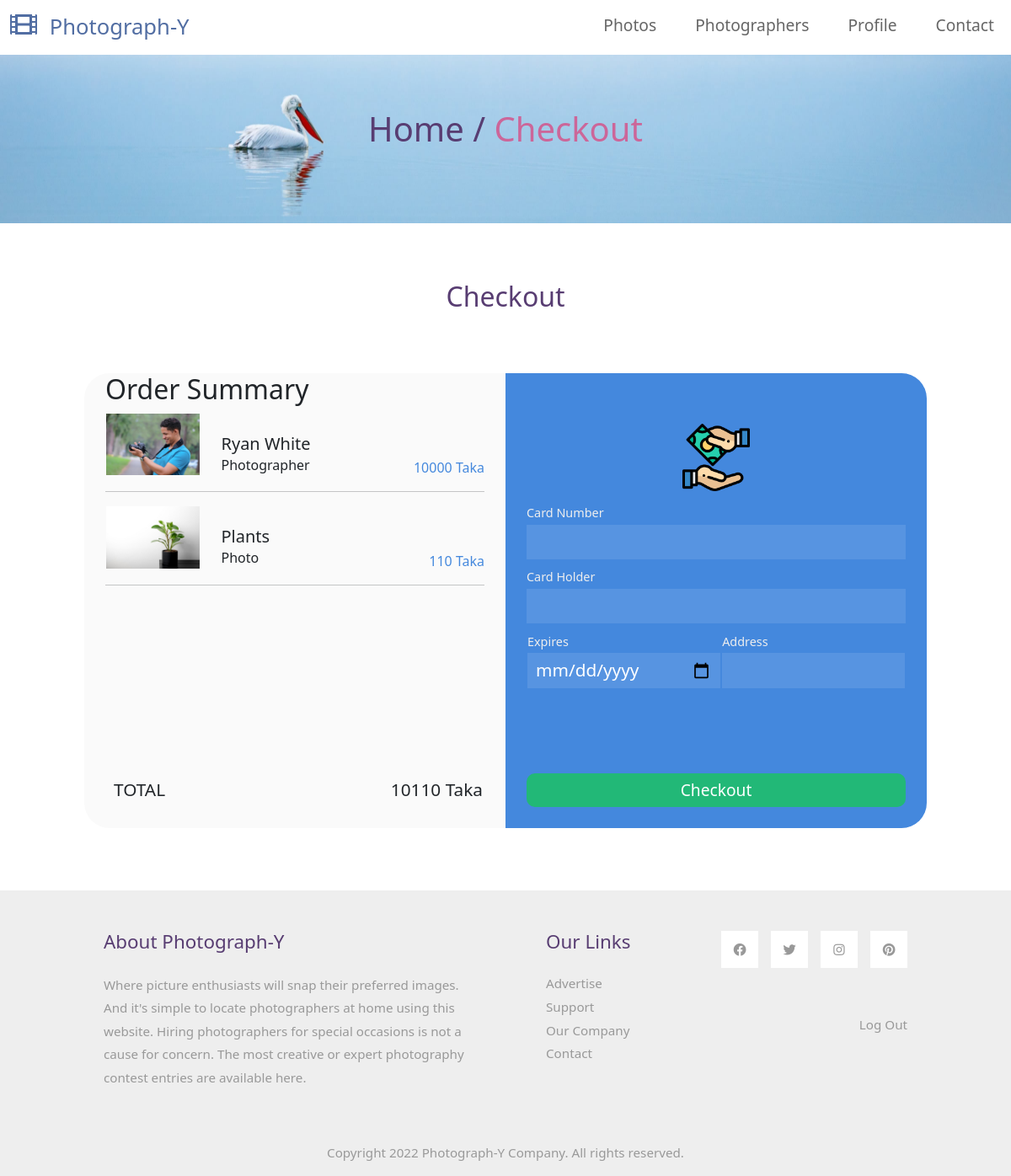
The app's page /customer/checkout.php (signed in) with its own data.
### tables this page shows
CREATE TABLE `cart` (
  `id` int(100) NOT NULL,
  `user_id` int(100) NOT NULL,
  `item_name` varchar(100) NOT NULL,
  `item_cat` varchar(100) NOT NULL,
  `image` text NOT NULL,
  `price` int(100) NOT NULL,
  `date` date NOT NULL,
  `icode` varchar(100) NOT NULL
);

### customer/checkout.php (the view, shortened to what this page needs)
<?php $connection= mysqli_connect('localhost', 'root', '', 'photography'); ?>
<!DOCTYPE html>
<html lang="en">
<head>
    <link rel="stylesheet" href="css/bootstrap.min.css">
    <link rel="stylesheet" href="fontawesome/css/all.min.css">
    <link rel="stylesheet" href="css/style.css">
    <link rel="stylesheet" href="css/style2.css">
</head>
<body>
    <nav class="navbar navbar-expand-lg">
        <div class="container-fluid">
            <a class="navbar-brand" href="index.php">
                <i class="fas fa-film mr-2"></i>
                Photograph-Y
            </a>
            <div class="collapse navbar-collapse" id="navbarSupportedContent">
                <ul class="navbar-nav ml-auto mb-2 mb-lg-0">
                    <li class="nav-item">
                        <a class="nav-link nav-link-1" href="index.php">Photos</a>
                    </li>
                    <li class="nav-item">
                        <a class="nav-link nav-link-2" href="photographer.php">Photographers</a>
                    </li>
                    <li class="nav-item">
                        <a class="nav-link nav-link-3" href="profile.php">Profile</a>
                    </li>
                    <li class="nav-item">
                        <a class="nav-link nav-link-4" href="contact.php">Contact</a>
                    </li>
                </ul>
            </div>
        </div>
    </nav>
    <div class="tm-hero d-flex justify-content-center align-items-center" data-parallax="scroll" data-image-src="img/hero.jpg">
        <h1 class="tm-text-primary mb-4">Home / <span class="tm-text-secondary">Checkout</span></h1>
    </div>
    <div class="container-fluid tm-container-content tm-mt-60">
        <div class="row mb-4">
            <h2 class="col-12 tm-text-primary text-center mt-2 mb-5">
                Checkout
            </h2>
        </div>
        <div class="row tm-mb-74 tm-people-row">
            <div class="col-lg-12" style="justify-content:center;">
                <div class="window mx-auto">
                    <div class="order-info">
                        <div class='order-info-content'>
                            <h2>Order Summary</h2>
                            <?php
                                $user_id = $_SESSION['user_id'];
                                $query= "SELECT * FROM cart where user_id = $user_id";
                                $select_cart= mysqli_query($connection,$query);
                                $grand_total = 0;
                                while($row=mysqli_fetch_assoc($select_cart)){
                                    $db_item_name=$row['item_name'];
                                    $db_item_cat=$row['item_cat'];
                                    $db_price=$row['price'];
                                    $db_image=$row['image'];
                            ?>
                            <table class='order-table'>
                                <tbody>
                                    <tr>
                                        <td><img src='../images/<?php echo $db_image; ?>' class='full-width'>
                                        </td>
                                        <td>
                                            <br> <span class='thin h5'><?php echo $db_item_name; ?></span>
                                            <br> <?php echo $db_item_cat; ?><br>
                                        </td>
                                    </tr>
                                    <tr>
                                        <td>
                                            <div class='price'><?php echo $db_price; ?> Taka</div>
                                        </td>
                                    </tr>
                                </tbody>
                            </table>
                            <hr>
                            <?php
                                    $grand_total += $db_price;
                                }
                            ?>
                            <table class='order-table'>
                                <div class='total'>
                                    <span style='float:left;'>
                                        TOTAL
                                    </span>
                                    <span style='float:right; text-align:right;'>
                                        <?php echo $grand_total; ?> Taka
                                    </span>
                                </div>
                            </table>
                        </div>
                    </div>
                    <div class='credit-info'>
                        <form action="" method="post">
                            <div class='credit-info-content'>
                                <img src='img/checkout.png' height='80' class='credit-card-image' id='credit-card-image'>
                                Card Number
                                <input type="number" class='input-field' name="card_number">
                                Card Holder
                                <input type="name" class='input-field' name="card_holder">
                                <table class='half-input-table'>
                                    <tr>
                                        <td> Expires
                                            <input type="date" class='input-field' name="exp_date">
                                        </td>
                                        <td>Address
                                            <input type="address" class='input-field' name="address">
                                        </td>
                                    </tr>
                                </table>
                                <button type="submit" name="order" class='pay-btn'>Checkout</button>
                            </div>
                        </form>
                    </div>
                </div>
            </div>
        </div>
    </div>
    <footer class="tm-bg-gray pt-5 pb-3 tm-text-gray tm-footer">
        <div class="container-fluid tm-container-small">
            <div class="row">
                <div class="col-lg-6 col-md-12 col-12 px-5 mb-5">
                    <h3 class="tm-text-primary mb-4 tm-footer-title">About Photograph-Y</h3>
                    <p>Where picture enthusiasts will snap their preferred images. And it's simple to locate
                        photographers at home using this website. Hiring photographers for special occasions is not a
                        cause for concern. The most creative or expert photography contest entries are available here.
                    </p>
                </div>
                <div class="col-lg-3 col-md-6 col-sm-6 col-12 px-5 mb-5">
                    <h3 class="tm-text-primary mb-4 tm-footer-title">Our Links</h3>
                    <ul class="tm-footer-links pl-0">
                        <li><a href="#">Advertise</a></li>
                        <li><a href="#">Support</a></li>
                        <li><a href="#">Our Company</a></li>
                        <li><a href="#">Contact</a></li>
                    </ul>
                </div>
                <div class="col-lg-3 col-md-6 col-sm-6 col-12 px-5 mb-5">
                    <ul class="tm-social-links d-flex justify-content-end pl-0 mb-5">
                        <li class="mb-2"><a href="https://facebook.com"><i class="fab fa-facebook"></i></a></li>
                        <li class="mb-2"><a href="https://twitter.com"><i class="fab fa-twitter"></i></a></li>
                        <li class="mb-2"><a href="https://instagram.com"><i class="fab fa-instagram"></i></a></li>
                        <li class="mb-2"><a href="https://pinterest.com"><i class="fab fa-pinterest"></i></a></li>
                    </ul>
                    <a href="../includes/logout.php" class="tm-text-gray text-right d-block mb-2">Log Out</a>
                </div>
            </div>
            <div class="row">
                <div class="col-lg-12 text-center">
                    Copyright 2022 Photograph-Y Company. All rights reserved.
                </div>
            </div>
        </div>
    </footer>
</body>
</html>

### customer/css/style.css (style rules this page uses)
p { line-height: 1.8; }
a { text-decoration: none; transition: all 0.3s ease; }
.container-fluid { max-width: 1770px; }
.tm-container-small { max-width: 1050px; }
.navbar-brand { color: #526ea3; font-size: 1.6rem; }
.navbar-brand i { font-size: 2rem; }
.tm-hero { min-height: 200px; background: transparent; }
.tm-mt-60 { margin-top: 60px; }
.tm-mb-74 { margin-bottom: 74px; }
.tm-text-primary { color: #583d72; }
.tm-text-secondary { color: #CC6699; }
.tm-bg-gray { background-color: #EEEEEE; }
.nav-item { margin-right: 30px; }
.nav-item:last-child { margin-right: 0; }
.nav-link { color: #666666; border-bottom: 4px solid transparent; font-size: 1.2rem; }
p, .tm-text-gray { color: #999; }
.tm-footer-links li { list-style: none; margin-bottom: 5px; }
.tm-footer-links li a { color: #999999; }
.tm-social-links li { list-style: none; margin-right: 15px; }
.tm-social-links li:last-child { margin-right: 0; }
.tm-social-links li a { color: #999999; width: 44px; height: 44px; display: flex; background-color: #fff; align-items: center; justify-content: center; }
.tm-footer { font-size: 0.95rem; }
.tm-footer-title { font-size: 1.4rem; }

### customer/css/style2.css (style rules this page uses)
.window { height: 540px; width: 1000px; background: #fff; display: flex; border-radius: 30px; z-index: 10; background: #fafafa; }
.order-info { height: 100%; width: 50%; padding-left: 25px; padding-right: 25px; box-sizing: border-box; display: flex; justify-content: center; position: relative; }
.price { bottom: 0px; position: absolute; right: 0px; color: #4488dd; }
.order-table td:first-of-type { width: 25%; }
.order-table { position: relative; }
.order-table td:last-of-type { vertical-align: top; padding-left: 25px; }
.order-info-content { table-layout: fixed; }
.full-width { width: 100%; }
.pay-btn { border: none; background: #22b877; line-height: 2em; border-radius: 10px; font-size: 19px; font-size: 1.2rem; color: #fff; cursor: pointer; position: absolute; bottom: 25px; width: calc(100% - 50px); transition: all .2s ease; }
.total { margin-top: 25px; font-size: 20px; font-size: 1.3rem; position: absolute; bottom: 30px; right: 27px; left: 35px; }
.input-field { background: rgba(255, 255, 255, 0.1); margin-bottom: 10px; margin-top: 3px; line-height: 1.5em; font-size: 20px; font-size: 1.3rem; border: none; padding: 5px 10px 5px 10px; color: #fff; box-sizing: border-box; width: 100%; margin-left: auto; margin-right: auto; }
.credit-info { background: #4488dd; height: 100%; width: 50%; color: #eee; justify-content: center; font-size: 14px; font-size: .9rem; display: flex; box-sizing: border-box; padding-left: 25px; padding-right: 25px; border-top-right-radius: 30px; border-bottom-right-radius: 30px; position: relative; }
.credit-card-image { display: block; max-height: 80px; margin-left: auto; margin-right: auto; margin-top: 35px; margin-bottom: 15px; }
.credit-info-content { margin-top: 25px; flex-flow: column; display: flex; width: 100%; }

### records on screen
cart: image (picture), item_name "Ryan White", item_cat "Photographer", price "10000"
cart: image (picture), item_name "Plants", item_cat "Photo", price "110"

### other values on screen
$grand_total "10110"
